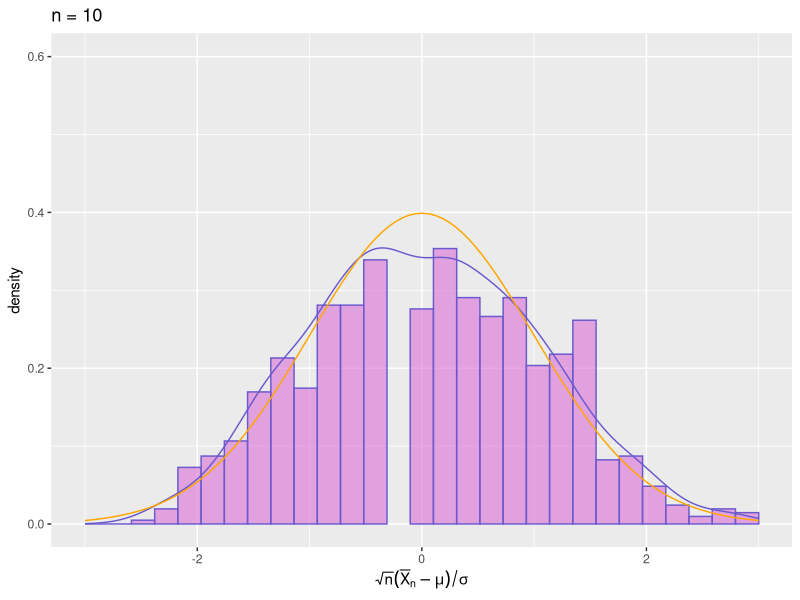
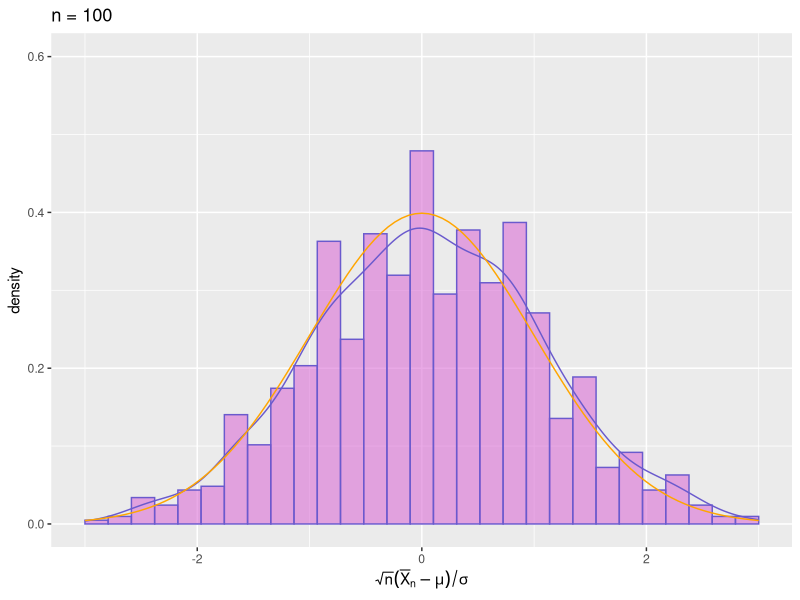
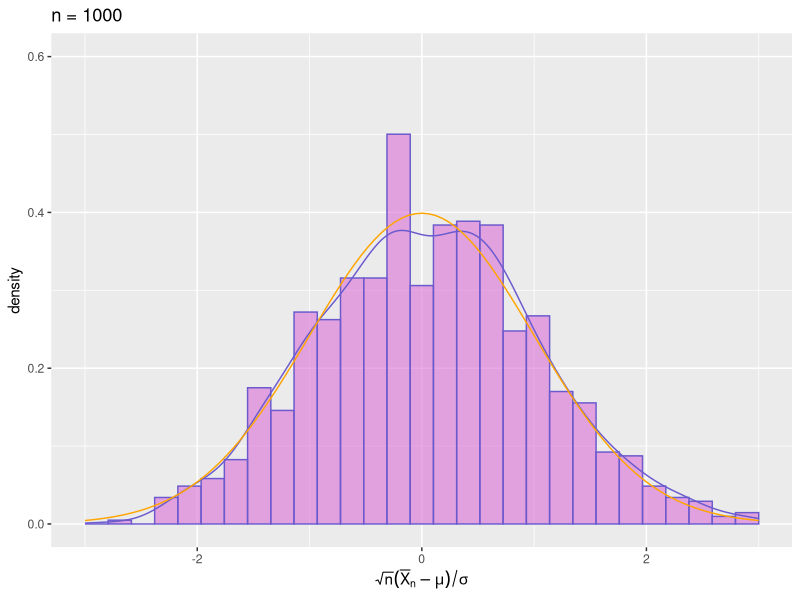

The R source for these figures, in order:
### 中心極限定理 (ggplot2での描画)
library(tidyverse) # パッケージの読み込み
set.seed(234)      # 乱数のシード値の指定
omega <- 1:6       # サイコロの出る目の集合
p <- rep(1:2, 3)   # 出現確率の比 (奇数1:偶数2)
(mu <- weighted.mean(omega, p)) # 理論平均と標準偏差
(sigma <- sqrt(weighted.mean(omega^2,p)-mu^2)) 
myMean <- function(n) # n回振って標本平均を計算する関数
    mean(sample(omega, size=n, prob=p, replace=TRUE))
mc <- 1000 # Monte-Carlo実験の繰り返し回数
for(n in c(10,100,1000)){ # サンプル数を変えて実験
    myData <- data.frame(
        xbar=replicate(mc, myMean(n))) # mc回繰り返し
    gg <- ggplot(myData,
                 aes(x=sqrt(n)*(xbar-mu)/sigma)) + 
        geom_histogram(aes(y=..density..),
                       colour="slateblue",
                       fill="orchid", alpha=.6) +
        geom_density(colour="slateblue", alpha=.3) + 
        stat_function(fun=dnorm, colour="orange") +
        xlim(-3, 3) + ylim(0,0.6) + # 描画範囲を指定
        labs(x=expression(sqrt(n)*(bar(X)[n]-mu)/sigma),
             title=paste("n =", n))
    print(gg) # 表示
}
